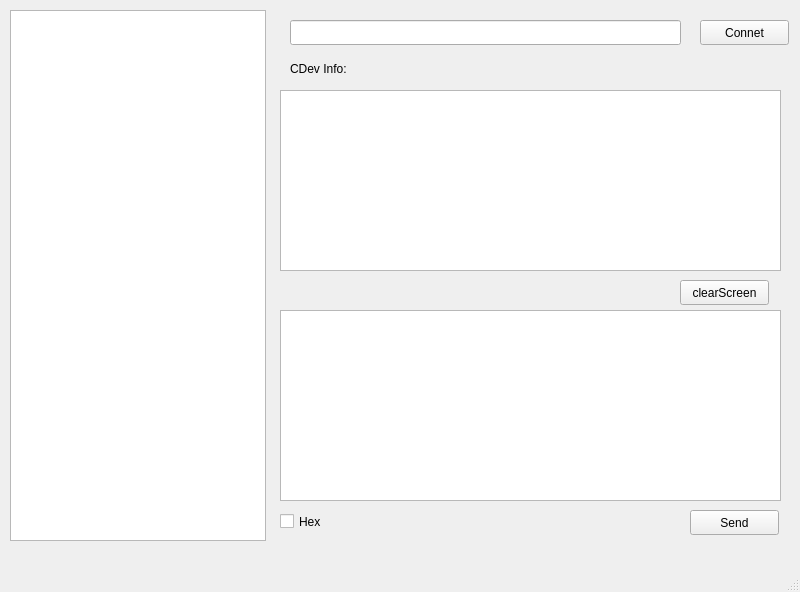
<?xml version="1.0" encoding="UTF-8"?>
<ui version="4.0">
 <class>netTool</class>
 <widget class="QMainWindow" name="netTool">
  <property name="geometry">
   <rect>
    <x>0</x>
    <y>0</y>
    <width>800</width>
    <height>592</height>
   </rect>
  </property>
  <property name="windowTitle">
   <string>netTool</string>
  </property>
  <widget class="QWidget" name="centralwidget">
   <widget class="QTreeView" name="CDevtreeView">
    <property name="geometry">
     <rect>
      <x>10</x>
      <y>10</y>
      <width>256</width>
      <height>531</height>
     </rect>
    </property>
   </widget>
   <widget class="QTextBrowser" name="recBrowser">
    <property name="geometry">
     <rect>
      <x>280</x>
      <y>90</y>
      <width>501</width>
      <height>181</height>
     </rect>
    </property>
   </widget>
   <widget class="QLabel" name="CDevIfolabel">
    <property name="geometry">
     <rect>
      <x>290</x>
      <y>60</y>
      <width>481</width>
      <height>17</height>
     </rect>
    </property>
    <property name="text">
     <string>CDev Info:</string>
    </property>
   </widget>
   <widget class="QTextEdit" name="SendEdit">
    <property name="geometry">
     <rect>
      <x>280</x>
      <y>310</y>
      <width>501</width>
      <height>191</height>
     </rect>
    </property>
   </widget>
   <widget class="QPushButton" name="SendButton">
    <property name="geometry">
     <rect>
      <x>690</x>
      <y>510</y>
      <width>89</width>
      <height>25</height>
     </rect>
    </property>
    <property name="text">
     <string>Send</string>
    </property>
   </widget>
   <widget class="QLineEdit" name="connIfoEdit">
    <property name="geometry">
     <rect>
      <x>290</x>
      <y>20</y>
      <width>391</width>
      <height>25</height>
     </rect>
    </property>
   </widget>
   <widget class="QPushButton" name="conButton">
    <property name="geometry">
     <rect>
      <x>700</x>
      <y>20</y>
      <width>89</width>
      <height>25</height>
     </rect>
    </property>
    <property name="text">
     <string>Connet</string>
    </property>
   </widget>
   <widget class="QCheckBox" name="hexCheckBox">
    <property name="geometry">
     <rect>
      <x>280</x>
      <y>510</y>
      <width>92</width>
      <height>23</height>
     </rect>
    </property>
    <property name="text">
     <string>Hex</string>
    </property>
   </widget>
   <widget class="QPushButton" name="cleanScreenButton">
    <property name="geometry">
     <rect>
      <x>680</x>
      <y>280</y>
      <width>89</width>
      <height>25</height>
     </rect>
    </property>
    <property name="text">
     <string>clearScreen</string>
    </property>
   </widget>
  </widget>
  <widget class="QMenuBar" name="menubar">
   <property name="geometry">
    <rect>
     <x>0</x>
     <y>0</y>
     <width>800</width>
     <height>28</height>
    </rect>
   </property>
  </widget>
  <widget class="QStatusBar" name="statusbar"/>
 </widget>
 <resources/>
 <connections/>
</ui>
